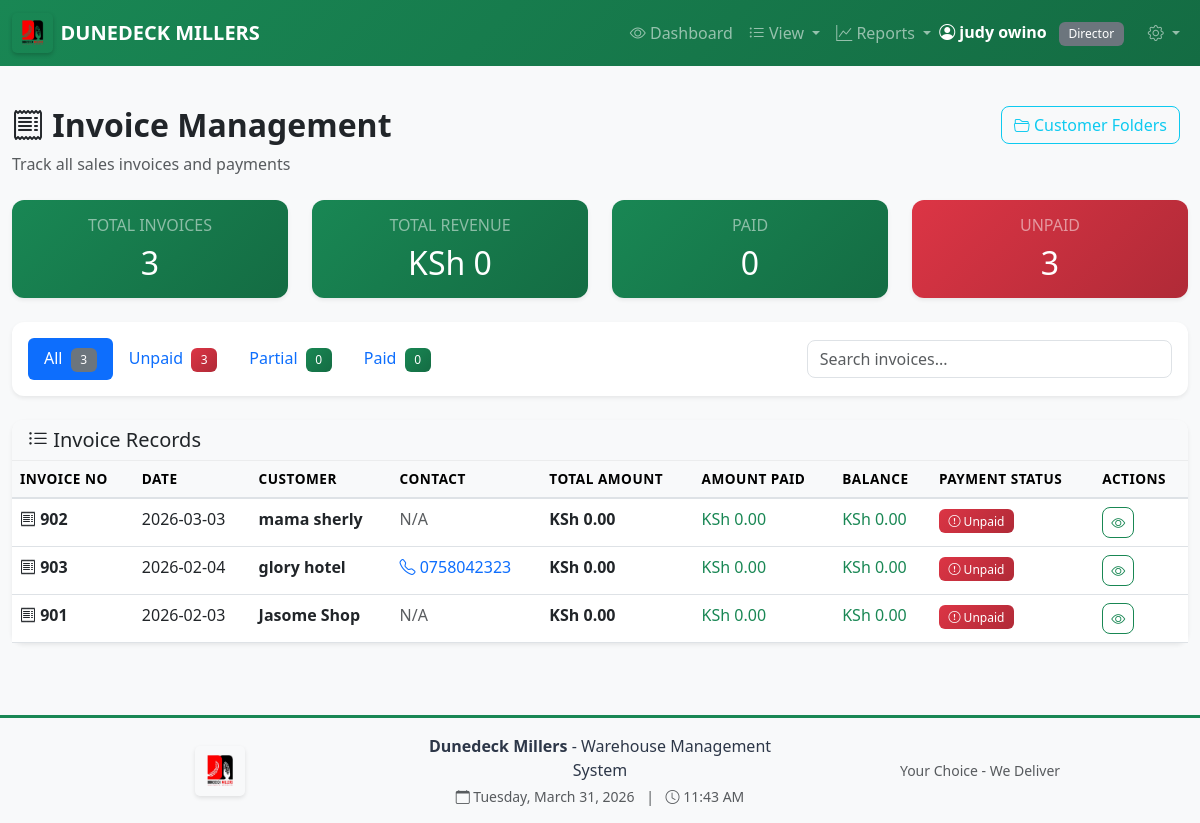
The app's page /invoices (signed in) with its own data.
### app.py (models this page shows, shortened)
class User(UserMixin, db.Model):
    id = db.Column(db.Integer, primary_key=True)
    username = db.Column(db.String(80), unique=True, nullable=False)
    name = db.Column(db.String(120), nullable=False)
    password_hash = db.Column(db.String(200), nullable=False)
    role = db.Column(db.String(20), nullable=False)  # worker, manager, director, admin
    is_blocked = db.Column(db.Boolean, default=False)
    must_change_password = db.Column(db.Boolean, default=True)
    created_at = db.Column(db.DateTime, default=datetime.utcnow)
    last_login = db.Column(db.DateTime)
    sheets = db.relationship('IntakeSheet', foreign_keys='IntakeSheet.worker_id', backref='worker', lazy=True)
    authorized_sheets = db.relationship('IntakeSheet', foreign_keys='IntakeSheet.authorized_by_id', backref='authorized_by', lazy=True)

class Invoice(db.Model):
    __tablename__ = 'invoice'
    id = db.Column(db.Integer, primary_key=True)
    invoice_number = db.Column(db.String(100), unique=True, nullable=False)
    invoice_date = db.Column(db.Date, nullable=False, default=date.today)
    is_auto_generated = db.Column(db.Boolean, default=False)
    updated_by_id = db.Column(db.Integer, db.ForeignKey('user.id'), nullable=True)
    updated_at = db.Column(db.DateTime, nullable=True)
    customer_name = db.Column(db.String(200), nullable=False)
    phone_number = db.Column(db.String(20))
    email = db.Column(db.String(100))
    city = db.Column(db.String(100))
    state = db.Column(db.String(100))
    zip_code = db.Column(db.String(20))
    kra_pin = db.Column(db.String(50))
    reference_code = db.Column(db.String(100))
    subtotal = db.Column(db.Float, default=0)
    tax = db.Column(db.Float, default=0)
    grand_total = db.Column(db.Float, nullable=False)
    amount_paid = db.Column(db.Float, default=0)
    payment_status = db.Column(db.String(20), default='unpaid')
    created_by_id = db.Column(db.Integer, db.ForeignKey('user.id'))
    dispatch_id = db.Column(db.Integer, db.ForeignKey('dispatch.id'))
    created_at = db.Column(db.DateTime, default=datetime.utcnow)
    created_by = db.relationship('User', foreign_keys=[created_by_id], backref='invoices_created')
    dispatch = db.relationship('Dispatch', backref='invoices')
    items = db.relationship('InvoiceItem', backref='invoice', lazy=True, cascade='all, delete-orphan')
    payments = db.relationship('Payment', backref='invoice', lazy=True, cascade='all, delete-orphan')
    updated_by = db.relationship('User', foreign_keys=[updated_by_id], backref='updated_invoices')

### app.py (the view)
@app.route('/invoices')
@login_required
def invoices_list():
    if current_user.role == 'worker':
        invoices = Invoice.query.filter_by(created_by_id=current_user.id).order_by(Invoice.invoice_date.desc()).all()
    else:
        invoices = Invoice.query.order_by(Invoice.invoice_date.desc()).all()
    return render_template('invoices/list.html', invoices=invoices)

### templates/invoices/list.html (shortened to what this page needs)
{% extends "base.html" %}
{% block content %}
<div class="row mb-4 no-print">
    <div class="col-md-8">
        <h2 class="fw-bold">
            <i class="bi bi-receipt"></i> Invoice Management
        </h2>
        <p class="text-muted mb-0">Track all sales invoices and payments</p>
    </div>
    <div class="col-md-4 text-md-end">
        <a href="{{ url_for('customers_list') }}" class="btn btn-outline-info me-2">
            <i class="bi bi-folder2-open"></i> Customer Folders
        </a>
    </div>
</div>
<div class="row mb-4">
    <div class="col-md-3">
        <div class="card bg-primary text-white shadow-sm">
            <div class="card-body text-center">
                <h6 class="text-white-50">TOTAL INVOICES</h6>
                <h2 class="mb-0">{{ invoices|length }}</h2>
            </div>
        </div>
    </div>
    <div class="col-md-3">
        <div class="card bg-success text-white shadow-sm">
            <div class="card-body text-center">
                <h6 class="text-white-50">TOTAL REVENUE</h6>
                <h2 class="mb-0">KSh {{ "{:,.0f}".format(invoices|sum(attribute='grand_total')) }}</h2>
            </div>
        </div>
    </div>
    <div class="col-md-3">
        <div class="card bg-info text-white shadow-sm">
            <div class="card-body text-center">
                <h6 class="text-white-50">PAID</h6>
                <h2 class="mb-0">{{ invoices|selectattr('payment_status', 'equalto', 'paid')|list|length }}</h2>
            </div>
        </div>
    </div>
    <div class="col-md-3">
        <div class="card bg-warning text-white shadow-sm">
            <div class="card-body text-center">
                <h6 class="text-white-50">UNPAID</h6>
                <h2 class="mb-0">{{ invoices|selectattr('payment_status', 'equalto', 'unpaid')|list|length }}</h2>
            </div>
        </div>
    </div>
</div>
<div class="card shadow-sm mb-4">
    <div class="card-body">
        <div class="row align-items-center">
            <div class="col-md-8">
                <ul class="nav nav-pills" id="statusTabs">
                    <li class="nav-item">
                        <a class="nav-link active" href="#" onclick="filterByStatus('all')">
                            All <span class="badge bg-secondary ms-1">{{ invoices|length }}</span>
                        </a>
                    </li>
                    <li class="nav-item">
                        <a class="nav-link" href="#" onclick="filterByStatus('unpaid')">
                            Unpaid <span class="badge bg-warning ms-1">{{ invoices|selectattr('payment_status', 'equalto', 'unpaid')|list|length }}</span>
                        </a>
                    </li>
                    <li class="nav-item">
                        <a class="nav-link" href="#" onclick="filterByStatus('partial')">
                            Partial <span class="badge bg-info ms-1">{{ invoices|selectattr('payment_status', 'equalto', 'partial')|list|length }}</span>
                        </a>
                    </li>
                    <li class="nav-item">
                        <a class="nav-link" href="#" onclick="filterByStatus('paid')">
                            Paid <span class="badge bg-success ms-1">{{ invoices|selectattr('payment_status', 'equalto', 'paid')|list|length }}</span>
                        </a>
                    </li>
                </ul>
            </div>
            <div class="col-md-4 text-end">
                <input type="text" id="searchInput" class="form-control" placeholder="Search invoices...">
            </div>
        </div>
    </div>
</div>
{% if invoices %}
<div class="card shadow-sm">
    <div class="card-header bg-light">
        <h5 class="mb-0"><i class="bi bi-list-ul"></i> Invoice Records</h5>
    </div>
    <div class="card-body p-0">
        <div class="table-responsive">
            <table class="table table-hover mb-0" id="invoicesTable">
                <thead class="table-light">
                    <tr>
                        <th>Invoice No</th>
                        <th>Date</th>
                        <th>Customer</th>
                        <th>Contact</th>
                        <th>Total Amount</th>
                        <th>Amount Paid</th>
                        <th>Balance</th>
                        <th>Payment Status</th>
                        <th class="no-print">Actions</th>
                    </tr>
                </thead>
                <tbody>
                    {% for invoice in invoices %}
                    <tr class="invoice-row" data-status="{{ invoice.payment_status }}">
                        <td class="fw-bold">
                            <i class="bi bi-receipt"></i> {{ invoice.invoice_number }}
                        </td>
                        <td>{{ invoice.invoice_date.strftime('%Y-%m-%d') }}</td>
                        <td class="fw-semibold">{{ invoice.customer_name }}</td>
                        <td>
                            {% if invoice.phone_number %}
                            <a href="tel:{{ invoice.phone_number }}" class="text-decoration-none">
                                <i class="bi bi-telephone"></i> {{ invoice.phone_number }}
                            </a>
                            {% else %}
                            <span class="text-muted">N/A</span>
                            {% endif %}
                        </td>
                        <td class="fw-bold">KSh {{ "{:,.2f}".format(invoice.grand_total) }}</td>
                        <td class="text-success">KSh {{ "{:,.2f}".format(invoice.amount_paid) }}</td>
                        <td class="{% if invoice.grand_total - invoice.amount_paid > 0 %}text-danger{% else %}text-success{% endif %}">
                            KSh {{ "{:,.2f}".format(invoice.grand_total - invoice.amount_paid) }}
                        </td>
                        <td>
                            {% if invoice.payment_status == 'unpaid' %}
                            <span class="badge bg-warning">
                                <i class="bi bi-exclamation-circle"></i> Unpaid
                            </span>
                            {% elif invoice.payment_status == 'partial' %}
                            <span class="badge bg-info">
                                <i class="bi bi-hourglass-split"></i> Partial
                            </span>
                            {% elif invoice.payment_status == 'paid' %}
                            <span class="badge bg-success">
                                <i class="bi bi-check-circle"></i> Paid
                            </span>
                            {% elif invoice.payment_status == 'completed' %}
                            <span class="badge bg-dark">
                                <i class="bi bi-check-all"></i> Completed
                            </span>
                            {% endif %}
                        </td>
                        <td class="no-print">
                            <div class="btn-group btn-group-sm">
                                <a href="{{ url_for('view_invoice', invoice_id=invoice.id) }}"
                                   class="btn btn-outline-primary" title="View Details">
                                    <i class="bi bi-eye"></i>
                                </a>
                            </div>
                        </td>
                    </tr>
                    {% endfor %}
                </tbody>
            </table>
        </div>
    </div>
</div>
{% endif %}
{% endblock %}

### templates/base.html (shortened to what this page needs)
<!DOCTYPE html>
<html lang="en">
<head>
    <link href="https://cdn.jsdelivr.net/npm/bootstrap@5.3.0/dist/css/bootstrap.min.css" rel="stylesheet">
    <link rel="stylesheet" href="https://cdn.jsdelivr.net/npm/bootstrap-icons@1.10.0/font/bootstrap-icons.css">
    <link rel="stylesheet" href="{{ url_for('static', filename='css/style.css') }}">
</head>
<body>
{% if current_user.is_authenticated %}
<nav class="navbar navbar-expand-lg navbar-dark bg-primary navbar-fixed">
    <div class="container-fluid">
        <a class="navbar-brand d-flex align-items-center" href="{{ url_for('dashboard') }}">
            <img src="{{ url_for('static', filename='images/logo.jpeg') }}"
                 alt="Dunedeck Millers"
                 height="40"
                 class="me-2"
                 style="border-radius: 5px;">
            <span class="fw-bold">DUNEDECK MILLERS</span>
        </a>
        <div class="collapse navbar-collapse" id="navbarNav">
            <ul class="navbar-nav ms-auto align-items-center">
                {% if current_user.role == 'worker' %}
                <li class="nav-item">
                    <a class="nav-link" href="{{ url_for('worker_dashboard') }}">
                        <i class="bi bi-speedometer2"></i> Dashboard
                    </a>
                </li>
                <li class="nav-item dropdown">
                    <a class="nav-link dropdown-toggle" href="#" role="button" data-bs-toggle="dropdown">
                        <i class="bi bi-box-seam"></i> Operations
                    </a>
                    <ul class="dropdown-menu">
                        <li><a class="dropdown-item" href="{{ url_for('requisitions_list') }}">
                            <i class="bi bi-clipboard-check"></i> My Requisitions
                        </a></li>
                        <li><a class="dropdown-item" href="{{ url_for('create_requisition') }}">
                            <i class="bi bi-plus-circle"></i> New Requisition
                        </a></li>
                        <li><hr class="dropdown-divider"></li>
                        <li><a class="dropdown-item" href="{{ url_for('invoices_list') }}">
                            <i class="bi bi-receipt"></i> My Invoices
                        </a></li>
                        <li><a class="dropdown-item" href="{{ url_for('create_invoice') }}">
                            <i class="bi bi-plus-circle"></i> New Invoice
                        </a></li>
                        <li><a class="dropdown-item" href="{{ url_for('customers_list') }}">
                            <i class="bi bi-folder2-open"></i> Customer Folders
                        </a></li>
                    </ul>
                </li>
                <li class="nav-item">
                    <a class="nav-link" href="{{ url_for('packaging_list') }}">
                        <i class="bi bi-box"></i> Packaging
                    </a>
                </li>
                {% elif current_user.role == 'director' %}
                <li class="nav-item">
                    <a class="nav-link" href="{{ url_for('director_dashboard') }}">
                        <i class="bi bi-eye"></i> Dashboard
                    </a>
                </li>
                <li class="nav-item dropdown">
                    <a class="nav-link dropdown-toggle" href="#" role="button" data-bs-toggle="dropdown">
                        <i class="bi bi-list-ul"></i> View
                    </a>
                </li>
                <li class="nav-item dropdown">
                    <a class="nav-link dropdown-toggle" href="#" role="button" data-bs-toggle="dropdown">
                        <i class="bi bi-graph-up"></i> Reports
                    </a>
                </li>
                {% endif %}
                <li class="nav-item">
                    <span class="navbar-text text-white me-3">
                        <i class="bi bi-person-circle"></i>
                        <strong>{{ current_user.name }}</strong>
                        <span class="badge role-{{ current_user.role }} ms-2">{{ current_user.role|title }}</span>
                    </span>
                </li>
                <li class="nav-item dropdown">
                    <a class="nav-link dropdown-toggle" href="#" role="button" data-bs-toggle="dropdown">
                        <i class="bi bi-gear"></i>
                    </a>
                </li>
            </ul>
        </div>
    </div>
</nav>
{% endif %}
    <main class="container-fluid py-4">
        {% block content %}{% endblock %}
    </main>
    {% if current_user.is_authenticated %}
    <footer class="text-center py-3 mt-5" style="background-color: #f8f9fa; border-top: 3px solid var(--dm-green);">
        <div class="container">
            <div class="row align-items-center">
                <div class="col-md-4">
                    <img src="{{ url_for('static', filename='images/logo.jpeg') }}"
                         alt="Dunedeck Millers"
                         height="50"
                         style="border-radius: 5px;">
                </div>
                <div class="col-md-4">
                    <p class="mb-1" style="color: var(--dm-dark);">
                        <strong>Dunedeck Millers</strong> - Warehouse Management System
                    </p>
                    <p class="mb-0 text-muted small">
                        <i class="bi bi-calendar"></i> <span id="currentDate"></span>
                        <span class="mx-2">|</span>
                        <i class="bi bi-clock"></i> <span id="currentTime"></span>
                    </p>
                </div>
                <div class="col-md-4">
                    <p class="mb-0 text-muted small">
                        Your Choice - We Deliver
                    </p>
                </div>
            </div>
        </div>
    </footer>
    {% endif %}
</body>
</html>

### records on screen
User: name "judy owino", role "Director"
Invoice: invoice_number "902", invoice_date "2026-03-03", customer_name "mama sherly", phone_number "N/A", grand_total "0.00", amount_paid "0.00", invoice.grand_total-invoice.amount_paid "0.00", payment_status "unpaid" (drawn)
Invoice: invoice_number "903", invoice_date "2026-02-04", customer_name "glory hotel", phone_number "0758042323", grand_total "0.00", amount_paid "0.00", invoice.grand_total-invoice.amount_paid "0.00", payment_status "unpaid" (drawn)
Invoice: invoice_number "901", invoice_date "2026-02-03", customer_name "Jasome Shop", phone_number "N/A", grand_total "0.00", amount_paid "0.00", invoice.grand_total-invoice.amount_paid "0.00", payment_status "unpaid" (drawn)

### other values on screen
{{ invoices|length }} "3"
{{ "{:,.0f}".format(invoices|sum(attribute='grand_total')) }} "0"
{{ invoices|selectattr('payment_status', 'equalto', 'paid')|list|length }} "0"
{{ invoices|selectattr('payment_status', 'equalto', 'unpaid')|list|length }} "3"
